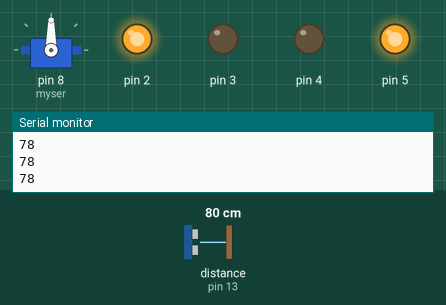
This sketch was run on a simulated Arduino Uno, built with avr-gcc and run on an emulated ATmega328P. Shown: servo, output pins drawn as LEDs (lit = HIGH), the last lines printed to the serial monitor. Wiring (inferred from the names in the program): ultrasonic range finder: trigger pin 12; echo pin 13. The test bench sets the inputs (shaded band); at power-on: distance to the obstacle (sensor on pin 13) 80 cm. The echo pulse lasts 58.3 µs per cm; pins used as bus, display or sensor lines are not drawn.

Above: at 1.2 s.
1.3 s: distance to the obstacle (sensor on pin 13) set to 17 cm
3.0 s: distance to the obstacle (sensor on pin 13) set to 13 cm
At 3.9 s:
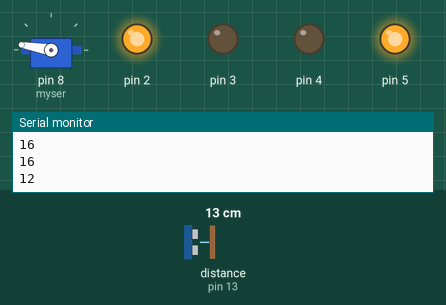
6.0 s: distance to the obstacle (sensor on pin 13) set to 18 cm
At 6.8 s:
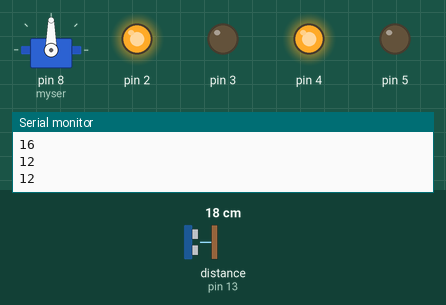
8.5 s: distance to the obstacle (sensor on pin 13) set to 2 cm
At 9.9 s:
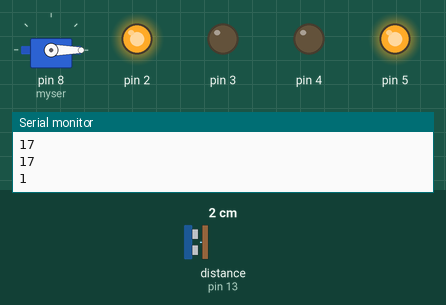
11.5 s: distance to the obstacle (sensor on pin 13) set to 35 cm
At 13.3 s:
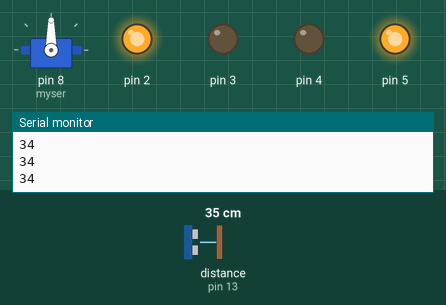
Timing chart, 0 to 14.8 s (numbered marks = the images above; inputs shaded):
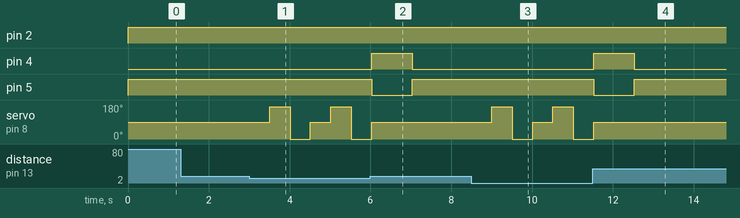

The sketch:

servo_obstical_avoider.ino
```cpp
#include <Servo.h>
Servo myser;
String val = String(10);
int maxdis = 14;
int us_val;
int us_val2;
int turn_delay = 1000;

void setup() {
  // put your setup code here, to run once:
Serial.begin(9600);
myser.attach(8);
myser.write(90);
pinMode(2,OUTPUT);
pinMode(3,OUTPUT);
pinMode(4,OUTPUT);
pinMode(5,OUTPUT);
pinMode(8,OUTPUT); //survo
pinMode(12,OUTPUT);//us
pinMode(13,INPUT);//us

}

void loop() {

us_val = us(12,13);
Serial.println(us_val);
if(us_val>maxdis){
  f();
  }
if(us_val < maxdis){
 // s();
  delay(500);
  myser.write(170);
  delay(500);
   us_val2 = us(12,13);
   myser.write(90);
  if(us_val2 > maxdis){
    l();
    delay(1000);
    }
  else{
  myser.write(0);
  delay(500);
   us_val2 = us(12,13);
   myser.write(90);
  if(us_val2 > maxdis){
    r();
    delay(1000);
    }

  }
  }

  }


int us(int targ,int echo){
  digitalWrite(targ,LOW);
  delayMicroseconds(3000);

  digitalWrite(targ,HIGH);
  delayMicroseconds(10);
  digitalWrite(targ,LOW);
  int dura = pulseIn(echo,HIGH);
  int distance = (dura*.034)/2;
//  Serial.print(echo);
//  Serial.print(" = ");
//  Serial.println(distance);
  return distance;
  }

void f()
 {
 digitalWrite(2,HIGH);
  digitalWrite(3,LOW);
   digitalWrite(4,LOW);
    digitalWrite(5,HIGH);
}
void s()
 {
 digitalWrite(2,LOW);
  digitalWrite(3,LOW);
   digitalWrite(4,LOW);
    digitalWrite(5,LOW);
}
void b()
 {
 digitalWrite(2,LOW);
  digitalWrite(3,HIGH);
   digitalWrite(4,HIGH);
    digitalWrite(5,LOW);
}
void r()
 {
 digitalWrite(2,HIGH);
  digitalWrite(3,LOW);
   digitalWrite(4,HIGH);
    digitalWrite(5,LOW);
}
void l()
 {
 digitalWrite(2,LOW);
  digitalWrite(3,HIGH);
   digitalWrite(4,LOW);
    digitalWrite(5,HIGH);
 }
```

Measured:
- the behaviour switches between 15 and 14 cm on distance to the obstacle (sensor on pin 13) (found by bisection; images 0 and 1)
- after the input at 3.0 s, servo on pin 8 (myser): 90° → 170° after 0.51 s, → 0° 0.50 s later, → 90° 0.50 s later, → 170° 0.50 s later, … (5 changes in this stretch)
- after the input at 6.0 s, pin 4: LOW → HIGH at once, → LOW 1.0 s later; pin 5: HIGH → LOW at once, → HIGH 1.0 s later; servo on pin 8 (myser): goes on until 6.0 s, then stays 90°
- after the input at 8.5 s, servo on pin 8 (myser): 90° → 170° after 0.50 s, → 0° 0.50 s later, → 90° 0.50 s later, → 170° 0.50 s later, … (5 changes in this stretch)
- after the input at 11.5 s, pin 4: LOW → HIGH at once, → LOW 1.0 s later; pin 5: HIGH → LOW at once, → HIGH 1.0 s later; servo on pin 8 (myser): goes on until 11.5 s, then stays 90°
